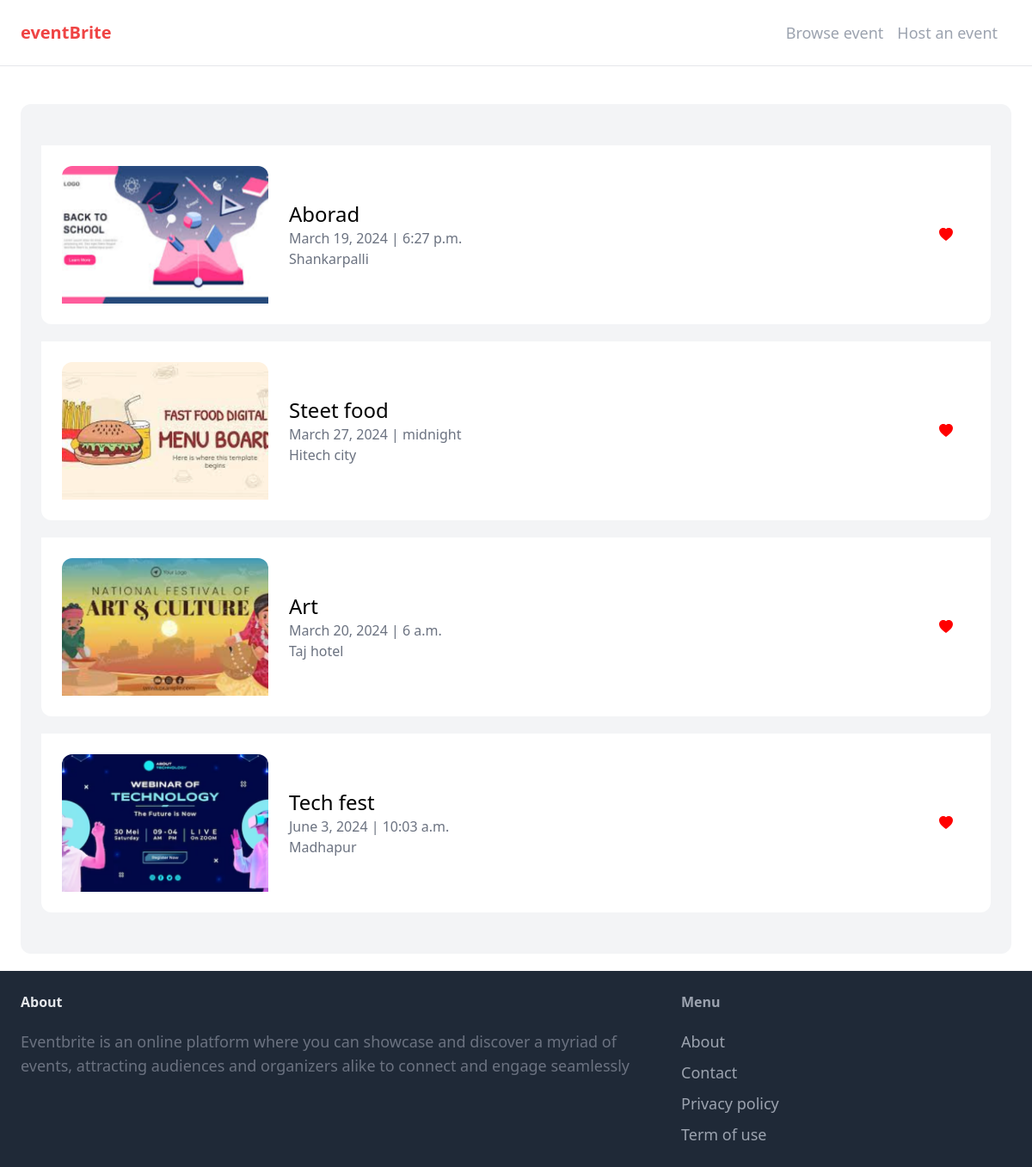
The page /dashboard/ (signed in) on the database its author committed.
### item/models.py (models this page shows, shortened)
class Event(models.Model):
    category = models.ForeignKey(Category, related_name='items', on_delete=models.CASCADE)
    event_name = models.CharField(max_length=255)
    date = models.DateField()
    time = models.TimeField()
    location = models.CharField(max_length=255)
    image = models.ImageField(upload_to='event_images')
    is_liked = models.ManyToManyField(User, related_name='liked_events', blank=True)
    user = models.ForeignKey(User, related_name='events', on_delete=models.CASCADE)

### dashboard/views.py (the view)
# urls.py: path('', views.index, name='index'),
@login_required
def index(request):
    events = Event.objects.filter(user=request.user)
    return render(request, 'dashboard/index.html', {
        'events': events,
    })

### dashboard/templates/dashboard/index.html (shortened to what this page needs)
{% extends 'core/base.html' %}
{% block rightbuttons %} <a href="{% url 'dashboard:index' %}" class="text-lg text-gray-400 hover:text-gray-700 pr-4">Browse event</a>
<a href="{% url 'item:new' %}" class="text-lg text-gray-400 hover:text-gray-700 pr-4">Host an event</a>
        {% endblock %}
{% block content %}
<div class="mt-6 px-6 py-12 bg-gray-100 rounded-xl">
    <div class="grid grid-cols-1 gap-5">
        {% for event in events %}
            <div id="event_{{ event.id }}" class="p-6 bg-white rounded-b-xl flex justify-between items-center">
                <a href="{% url 'item:detail' event.id %}" class="flex items-center">
                    <div>
                        <img src="{{ event.image.url }}" class="rounded-t-xl h-40 w-60 object-cover">
                    </div>
                    <div class="p-6 bg-white rounded-b-xl flex-1">
                        <h2 class="text-2xl">{{ event.event_name }}</h2>
                        <p class="text-gray-500">{{ event.date }} | {{ event.time }}</p>
                        <p class="text-gray-500">{{ event.location }}</p>
                    </div>
                </a>
                <button type="button" class="btn btn-light ml-auto pr-5" onclick="hideEvent({{ event.id }})">
    <svg xmlns="http://www.w3.org/2000/svg" width="16" height="16" fill="red" class="bi bi-heart-fill" viewBox="0 0 16 16">
        <path fill-rule="evenodd" d="M8 1.314C12.438-3.248 23.534 4.735 8 15-7.534 4.736 3.562-3.248 8 1.314"/>
    </svg>
</button>
            </div>
        {% endfor %}
    </div>
</div>
{% endblock %}

### rows shown on the page
Event: image (picture), event_name "Aborad", date "March 19, 2024", time "6:27 p.m.", location "Shankarpalli"
Event: image (picture), event_name "Steet food", date "March 27, 2024", time "midnight", location "Hitech city"
Event: image (picture), event_name "Art", date "March 20, 2024", time "6 a.m.", location "Taj hotel"
Event: image (picture), event_name "Tech fest", date "June 3, 2024", time "10:03 a.m.", location "Madhapur"
